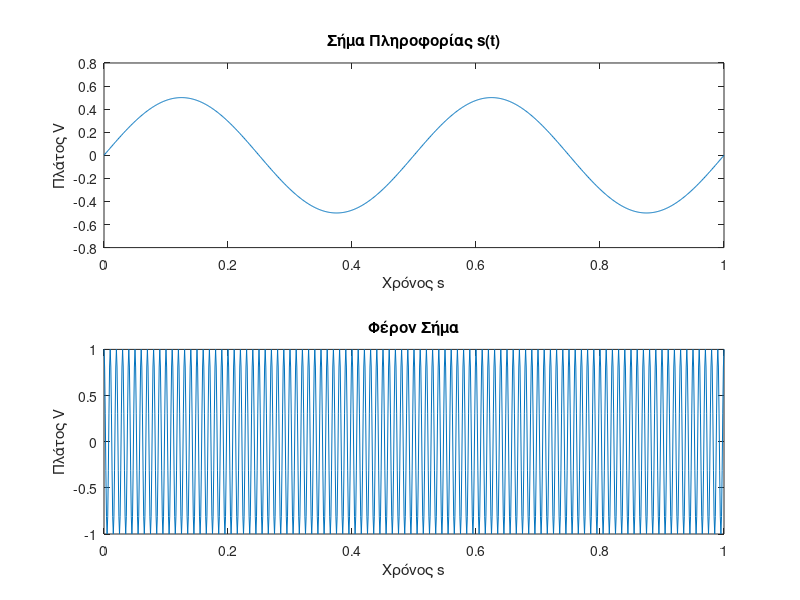
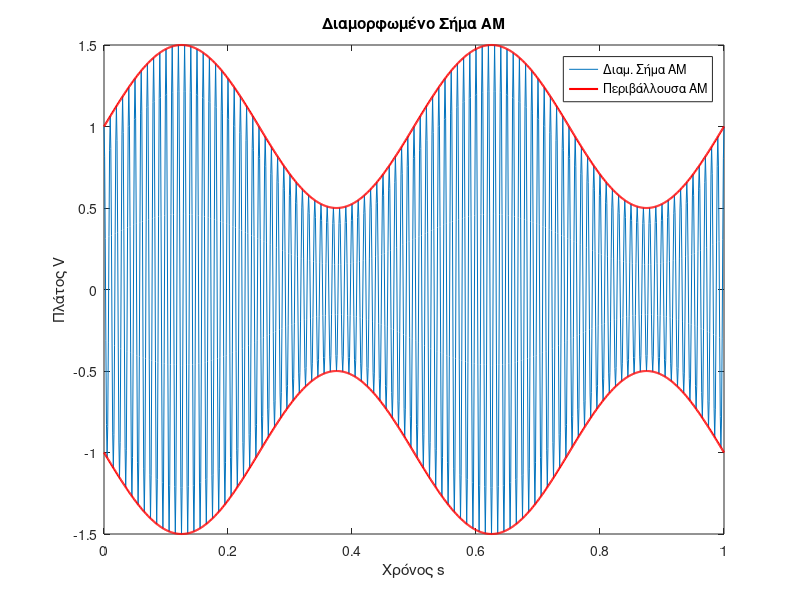

MATLAB code to generate these figures, in order:
clear;
close all;

Am = 0.5;
fm = 2;
Ac = 1;
fc = 100;
t = 0:0.001:1;

% Σήμα πληροφορίας
s = Am * sin(2 * pi * fm * t);

% Φέρον σήμα
c = Ac * cos(2 * pi * fc * t);

% Περιβάλλουσα του διαμορφωμένου σήματος
s_AM_env = Ac + s;

% Διαμορφωμένο σήμα ΑΜ
s_AM = (s_AM_env) .* cos(2 * pi * fc * t);

% Αναπαράσταση σήματος πληροφορίας
figure;
subplot(2, 1, 1);
plot(t, s);
title('Σήμα Πληροφορίας s(t)');
xlabel('Χρόνος s');
ylabel('Πλάτος V');

% Αναπαράσταση φέροντος σήματος
subplot(2, 1, 2);
plot(t, c);
title('Φέρον Σήμα');
xlabel('Χρόνος s');
ylabel('Πλάτος V');

% Αναπαράσταση διαμορφωμένου σήματος ΑΜ με περιβάλλουσα
figure;
plot(t, s_AM);
hold on;
plot(t, s_AM_env, 'r', 'LineWidth', 1.5); % Περιβάλλουσα
plot(t, -s_AM_env, 'r', 'LineWidth', 1.5); % Αρνητική περιβάλλουσα
title('Διαμορφωμένο Σήμα ΑΜ');
xlabel('Χρόνος s');
ylabel('Πλάτος V');
legend('Διαμ. Σήμα AM', 'Περιβάλλουσα AM');
hold off;
